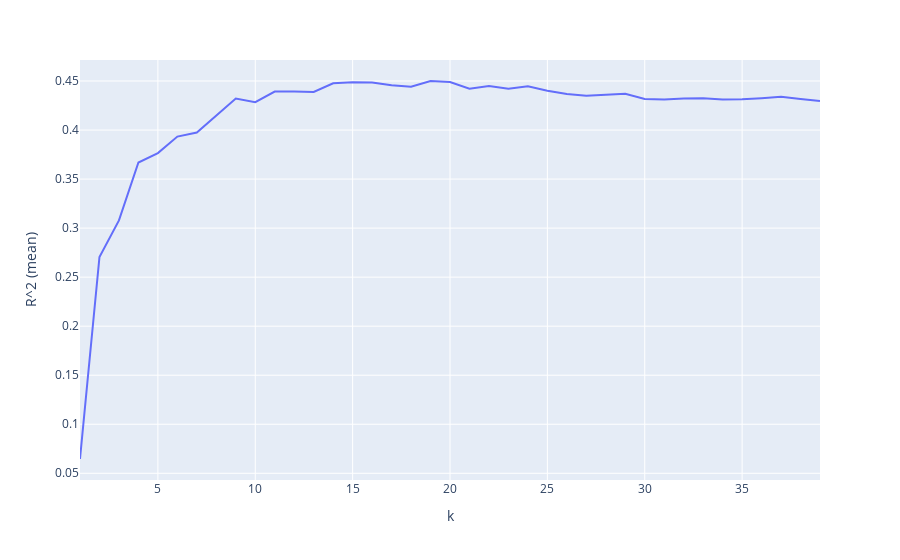

Notebook cell for this chart:
### Code cell
# 5-fold split
k = []
scores = []
for i in range(1, 40):
    model = KNeighborsRegressor(n_neighbors=i)
    score = cross_val_score(model, original_X, original_y)
    scores.append(score.mean())
    k.append(i)

result = pd.DataFrame(zip(k, scores), columns=['k', 'R^2 (mean)'])
px.line(result, x='k', y='R^2 (mean)')

### Figure 1 — Plotly figure (JSON) as saved in the notebook; plotly's stock layout.template omitted (floating-point values rounded to 4 significant figures)
{"data": [{"hovertemplate": "k=%{x}<br>R^2 (mean)=%{y}<extra></extra>", "legendgroup": "", "line": {"color": "#636efa", "dash": "solid"}, "mode": "lines", "name": "", "orientation": "v", "showlegend": false, "type": "scatter", "x": [1, 2, 3, 4, 5, 6, 7, 8, 9, 10, 11, 12, 13, 14, 15, 16, 17, 18, 19, 20, 21, 22, 23, 24, 25, 26, 27, 28, 29, 30, 31, 32, 33, 34, 35, 36, 37, 38, 39], "xaxis": "x", "y": [0.06457, 0.2705, 0.3078, 0.3669, 0.3765, 0.3933, 0.3975, 0.4147, 0.4321, 0.4284, 0.4393, 0.4393, 0.4388, 0.4477, 0.4486, 0.4485, 0.4456, 0.4442, 0.45, 0.449, 0.4422, 0.445, 0.442, 0.4446, 0.4401, 0.4368, 0.435, 0.4359, 0.437, 0.4318, 0.4311, 0.4323, 0.4325, 0.4312, 0.4313, 0.4324, 0.4339, 0.4316, 0.4297], "yaxis": "y"}], "layout": {"legend": {"tracegroupgap": 0}, "margin": {"t": 60}, "xaxis": {"anchor": "y", "domain": [0, 1], "title": {"text": "k"}}, "yaxis": {"anchor": "x", "domain": [0, 1], "title": {"text": "R^2 (mean)"}}}}
